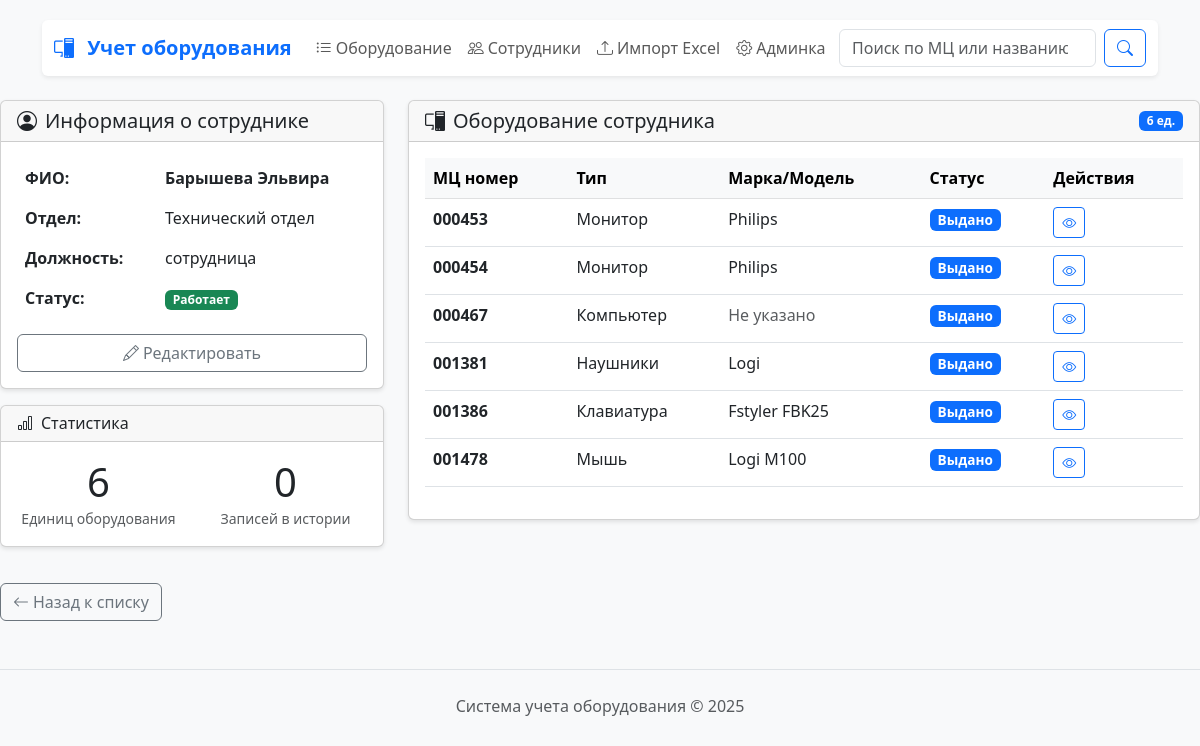
The app's page /employees/22/ with its own data.
### employees/models.py (models this page shows, shortened)
class Employee(models.Model):
    last_name = models.CharField('Фамилия', max_length=100)
    first_name = models.CharField('Имя', max_length=100)
    middle_name = models.CharField('Отчество', max_length=100, blank=True)
    department = models.ForeignKey(Department, on_delete=models.SET_NULL, null=True, blank=True, verbose_name='Отдел')
    position = models.CharField('Должность', max_length=100, blank=True)
    is_active = models.BooleanField('Работает', default=True)
    class Meta:
        verbose_name = 'Сотрудник'
        verbose_name_plural = 'Сотрудники'
        ordering = ['last_name', 'first_name']
    @property
    def full_name(self):
        return f"{self.last_name} {self.first_name} {self.middle_name}".strip()

class Department(models.Model):
    name = models.CharField('Название отдела', max_length=100, unique=True)
    short_name = models.CharField('Короткое название', max_length=20, blank=True)
    class Meta:
        verbose_name = 'Отдел'
        verbose_name_plural = 'Отделы'

### equipments/models.py (models this page shows, shortened)
class Equipment(models.Model):
    TYPE_CHOICES = [
        ('laptop', 'Ноутбук'),
        ('pc', 'Компьютер'),
        ('monitor', 'Монитор'),
        ('keyboard', 'Клавиатура'),
        ('mouse', 'Мышь'),
        ('printer', 'Принтер'),
        ('scanner', 'Сканер'),
        ('headphones', 'Наушники'),
        ('phone', 'Стационарный телефон'),
        ('webcam', 'Веб-камера'),
        ('other', 'Другое'),
    ]
    STATUS_CHOICES = [
        ('available', 'На складе'),
        ('issued', 'Выдано'),
        ('broken', 'Сломан'),
        ('repair', 'В ремонте'),
        ('written_off', 'Списан'),
    ]
    mc_number = models.CharField('Номер МЦ', max_length=20, db_index=True, blank=True, null=True)
    type = models.CharField('Тип', max_length=50, choices=TYPE_CHOICES)
    brand = models.CharField('Марка', max_length=100, blank=True)
    model = models.CharField('Модель', max_length=100, blank=True)
    serial_number = models.CharField('Серийный номер', max_length=100, blank=True)
    assigned_to = models.ForeignKey(
        Employee,
        on_delete=models.SET_NULL,
        null=True,
        blank=True,
        verbose_name='Закреплено за',
        related_name='equipment'
    )
    status = models.CharField('Статус', max_length=20, choices=STATUS_CHOICES, default='issued')
    purchase_date = models.DateField('Дата покупки', null=True, blank=True)
    warranty_until = models.DateField('Гарантия до', null=True, blank=True)
    notes = models.TextField('Примечания', blank=True)
    created_at = models.DateTimeField('Дата добавления', auto_now_add=True)
    updated_at = models.DateTimeField('Дата обновления', auto_now=True)
    class Meta:
        verbose_name = 'Оборудование'
        verbose_name_plural = 'Оборудование'
        ordering = ['mc_number']  # NULL значения будут в конце
        indexes = [
            models.Index(fields=['mc_number']),
            models.Index(fields=['type']),
            models.Index(fields=['status']),
        ]

### employees/views.py (the view)
# urls.py: path('<int:pk>/', views.employee_detail, name='employee_detail'),
def employee_detail(request, pk):
    employee = get_object_or_404(Employee.objects.select_related('department'), pk=pk)
    from equipments.models import Equipment
    equipment = Equipment.objects.filter(assigned_to=employee).select_related('assigned_to')
    from history.models import EquipmentHistory
    history = EquipmentHistory.objects.filter(employee=employee).select_related('equipment')
    context = {
        'employee': employee,
        'equipment': equipment,
        'history': history,
        'equipment_count': equipment.count(),
    }
    return render(request, 'employees/employee_detail.html', context)

### employees/templates/employees/employee_detail.html (shortened to what this page needs)
{% extends 'base.html' %}
{% block content %}
<div class="row">
    <div class="col-md-4">
        <div class="card mb-3">
            <div class="card-header">
                <h5 class="mb-0">
                    <i class="bi bi-person-circle me-2"></i>Информация о сотруднике
                </h5>
            </div>
            <div class="card-body">
                <table class="table table-borderless">
                    <tr>
                        <th style="width: 40%">ФИО:</th>
                        <td><strong>{{ employee.full_name }}</strong></td>
                    </tr>
                    <tr>
                        <th>Отдел:</th>
                        <td>
                            {% if employee.department %}
                                {{ employee.department.name }}
                            {% else %}
                                <span class="text-muted">Не указан</span>
                            {% endif %}
                        </td>
                    </tr>
                    <tr>
                        <th>Должность:</th>
                        <td>
                            {% if employee.position %}
                                {{ employee.position }}
                            {% else %}
                                <span class="text-muted">Не указана</span>
                            {% endif %}
                        </td>
                    </tr>
                    <tr>
                        <th>Статус:</th>
                        <td>
                            {% if employee.is_active %}
                                <span class="badge bg-success">Работает</span>
                            {% else %}
                                <span class="badge bg-secondary">Уволен</span>
                            {% endif %}
                        </td>
                    </tr>
                </table>
                <div class="d-grid gap-2 mt-3">
                    <a href="/admin/employees/employee/{{ employee.pk }}/change/"
                       class="btn btn-outline-secondary" target="_blank">
                        <i class="bi bi-pencil me-1"></i>Редактировать
                    </a>
                </div>
            </div>
        </div>
        <div class="card">
            <div class="card-header">
                <h6 class="mb-0"><i class="bi bi-bar-chart me-2"></i>Статистика</h6>
            </div>
            <div class="card-body">
                <div class="row text-center">
                    <div class="col-6">
                        <div class="display-6">{{ equipment_count }}</div>
                        <small class="text-muted">Единиц оборудования</small>
                    </div>
                    <div class="col-6">
                        <div class="display-6">{{ history.count }}</div>
                        <small class="text-muted">Записей в истории</small>
                    </div>
                </div>
            </div>
        </div>
    </div>
    <div class="col-md-8">
        <div class="card">
            <div class="card-header d-flex justify-content-between align-items-center">
                <h5 class="mb-0">
                    <i class="bi bi-pc-display me-2"></i>Оборудование сотрудника
                </h5>
                <span class="badge bg-primary">{{ equipment_count }} ед.</span>
            </div>
            <div class="card-body">
                {% if equipment %}
                <div class="table-responsive">
                    <table class="table table-hover">
                        <thead class="table-light">
                            <tr>
                                <th>МЦ номер</th>
                                <th>Тип</th>
                                <th>Марка/Модель</th>
                                <th>Статус</th>
                                <th>Действия</th>
                            </tr>
                        </thead>
                        <tbody>
                            {% for item in equipment %}
                            <tr>
                                <td>
                                    <strong>{{ item.mc_number }}</strong>
                                </td>
                                <td>{{ item.get_type_display }}</td>
                                <td>
                                    {% if item.brand or item.model %}
                                        {% if item.brand %}{{ item.brand }}{% endif %}
                                        {% if item.model %}{{ item.model }}{% endif %}
                                    {% else %}
                                        <span class="text-muted">Не указано</span>
                                    {% endif %}
                                </td>
                                <td>
                                    {% if item.status == 'available' %}
                                        <span class="badge bg-success status-badge">На складе</span>
                                    {% elif item.status == 'issued' %}
                                        <span class="badge bg-primary status-badge">Выдано</span>
                                    {% elif item.status == 'broken' %}
                                        <span class="badge bg-danger status-badge">Сломан</span>
                                    {% elif item.status == 'repair' %}
                                        <span class="badge bg-warning text-dark status-badge">В ремонте</span>
                                    {% elif item.status == 'written_off' %}
                                        <span class="badge bg-secondary status-badge">Списан</span>
                                    {% else %}
                                        <span class="badge bg-light text-dark status-badge">{{ item.status }}</span>
                                    {% endif %}
                                </td>
                                <td>
                                    <a href="{% url 'equipments:equipment_detail' item.pk %}"
                                       class="btn btn-sm btn-outline-primary">
                                        <i class="bi bi-eye"></i>
                                    </a>
                                </td>
                            </tr>
                            {% endfor %}
                        </tbody>
                    </table>
                </div>
                {% else %}
                <div class="text-center py-5">
                    <i class="bi bi-inbox display-1 text-muted"></i>
                    <h5 class="mt-3">Оборудование отсутствует</h5>
                    <p class="text-muted">Сотруднику не выдано оборудование</p>
                </div>
                {% endif %}
            </div>
        </div>
    </div>
</div>
<div class="mt-3">
    <a href="{% url 'employees:employee_list' %}" class="btn btn-outline-secondary">
        <i class="bi bi-arrow-left me-1"></i>Назад к списку
    </a>
</div>
{% endblock %}

### templates/base.html (style rules this page uses)
body { padding-top: 20px; background-color: #f8f9fa; }
.card { box-shadow: 0 2px 4px rgba(0, 0, 0, .1); margin-bottom: 20px; }
.status-badge { font-size: 0.85em; padding: 4px 8px; }

### records on screen
Employee: full_name "Барышева Эльвира", department.name "Технический отдел", position "сотрудница"
Equipment: mc_number "000453", type "Монитор", brand "Philips", status "Выдано"
Equipment: mc_number "000454", type "Монитор", brand "Philips", status "Выдано"
Equipment: mc_number "000467", type "Компьютер", brand "Не указано", status "Выдано"
Equipment: mc_number "001381", type "Наушники", brand "Logi", status "Выдано"
Equipment: mc_number "001386", type "Клавиатура", brand "Fstyler", model "FBK25", status "Выдано"
Equipment: mc_number "001478", type "Мышь", brand "Logi", model "M100", status "Выдано"

### other values on screen
{{ equipment_count }} "6"
{{ history.count }} "0"
